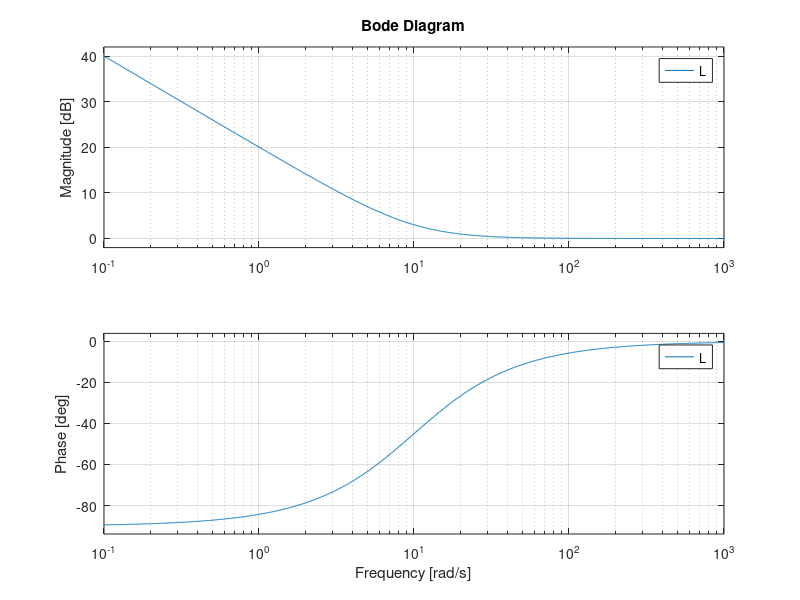
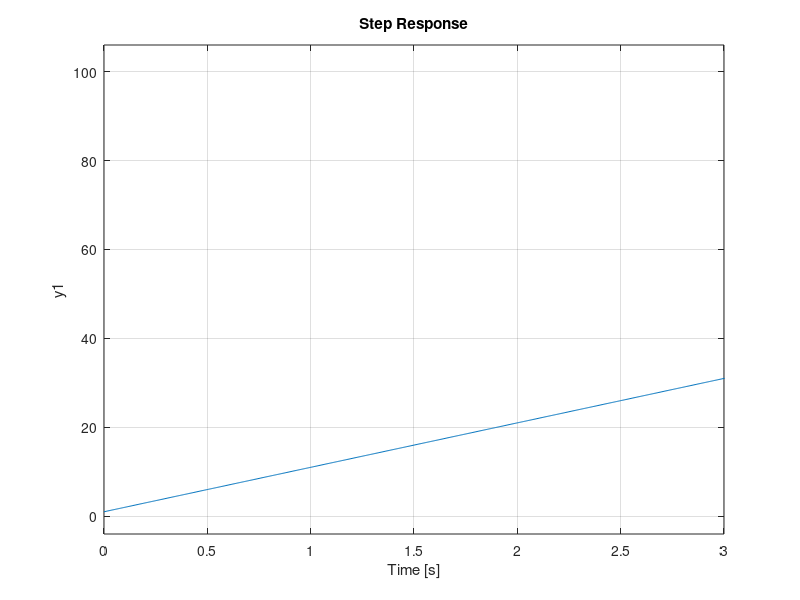

Write the MATLAB code that produced these figures, in order.
%% ECEN 4138 HW 9 Problem 6.9
% - Ian Faber

%% Housekeeping
clc; clear; close all;

%% Setup
s = tf('s');

L = (s+10)/(s);

%% Make Bode Plot
figure
bode(L);

figure
step(L)
xlim([0, 3])
